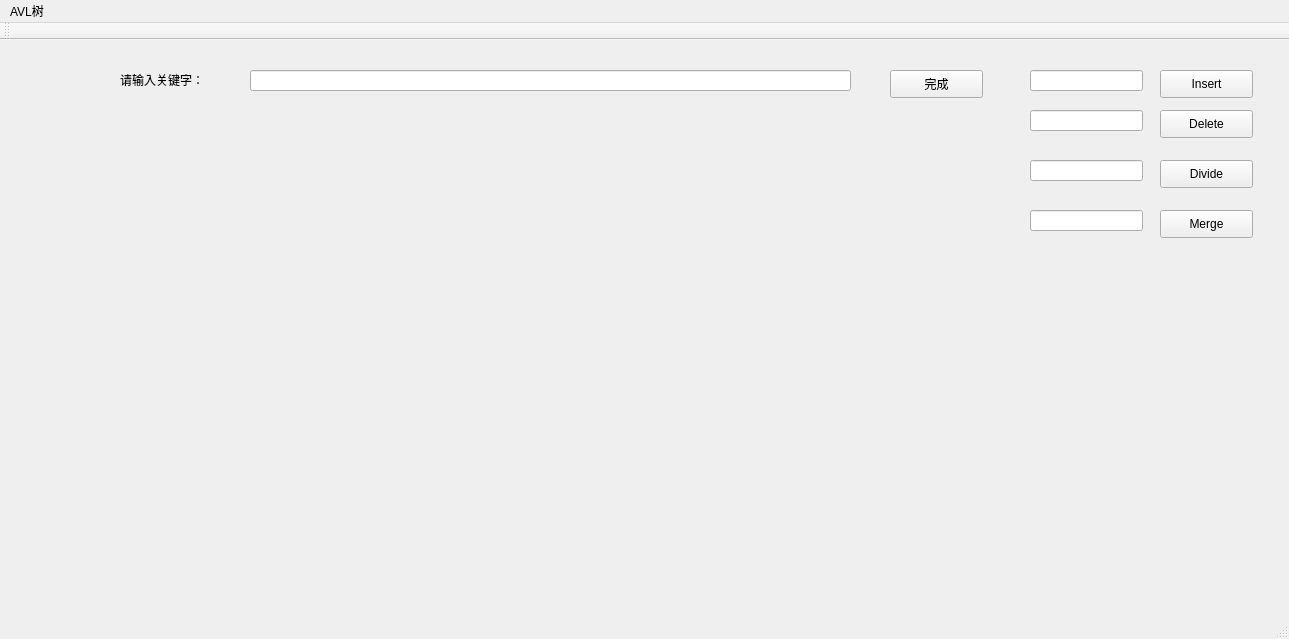
<?xml version="1.0" encoding="UTF-8"?>
<ui version="4.0">
 <class>MainWindow</class>
 <widget class="QMainWindow" name="MainWindow">
  <property name="geometry">
   <rect>
    <x>0</x>
    <y>0</y>
    <width>1289</width>
    <height>639</height>
   </rect>
  </property>
  <property name="windowTitle">
   <string>MainWindow</string>
  </property>
  <widget class="QWidget" name="centralWidget">
   <widget class="QLabel" name="radiusLabel">
    <property name="geometry">
     <rect>
      <x>120</x>
      <y>30</y>
      <width>101</width>
      <height>20</height>
     </rect>
    </property>
    <property name="text">
     <string>请输入关键字：</string>
    </property>
   </widget>
   <widget class="QLineEdit" name="radiusLineEdit">
    <property name="geometry">
     <rect>
      <x>250</x>
      <y>30</y>
      <width>601</width>
      <height>21</height>
     </rect>
    </property>
   </widget>
   <widget class="QPushButton" name="overBtn">
    <property name="geometry">
     <rect>
      <x>890</x>
      <y>30</y>
      <width>93</width>
      <height>28</height>
     </rect>
    </property>
    <property name="text">
     <string>完成</string>
    </property>
   </widget>
   <widget class="QPushButton" name="inBtn">
    <property name="geometry">
     <rect>
      <x>1160</x>
      <y>30</y>
      <width>93</width>
      <height>28</height>
     </rect>
    </property>
    <property name="text">
     <string>Insert</string>
    </property>
   </widget>
   <widget class="QPushButton" name="dePtn">
    <property name="geometry">
     <rect>
      <x>1160</x>
      <y>70</y>
      <width>93</width>
      <height>28</height>
     </rect>
    </property>
    <property name="text">
     <string>Delete</string>
    </property>
   </widget>
   <widget class="QLineEdit" name="radiuslineEdit_me">
    <property name="geometry">
     <rect>
      <x>1030</x>
      <y>170</y>
      <width>113</width>
      <height>21</height>
     </rect>
    </property>
   </widget>
   <widget class="QPushButton" name="mePtn">
    <property name="geometry">
     <rect>
      <x>1160</x>
      <y>170</y>
      <width>93</width>
      <height>28</height>
     </rect>
    </property>
    <property name="text">
     <string>Merge</string>
    </property>
   </widget>
   <widget class="QLineEdit" name="radiusLineEdit_in">
    <property name="geometry">
     <rect>
      <x>1030</x>
      <y>30</y>
      <width>113</width>
      <height>21</height>
     </rect>
    </property>
   </widget>
   <widget class="QLineEdit" name="radiusLineEdit_de">
    <property name="geometry">
     <rect>
      <x>1030</x>
      <y>70</y>
      <width>113</width>
      <height>21</height>
     </rect>
    </property>
   </widget>
   <widget class="QPushButton" name="diPtn">
    <property name="geometry">
     <rect>
      <x>1160</x>
      <y>120</y>
      <width>93</width>
      <height>28</height>
     </rect>
    </property>
    <property name="text">
     <string>Divide</string>
    </property>
   </widget>
   <widget class="QLineEdit" name="radiusLineEdit_di">
    <property name="geometry">
     <rect>
      <x>1030</x>
      <y>120</y>
      <width>113</width>
      <height>21</height>
     </rect>
    </property>
   </widget>
  </widget>
  <widget class="QMenuBar" name="menuBar">
   <property name="geometry">
    <rect>
     <x>0</x>
     <y>0</y>
     <width>1289</width>
     <height>26</height>
    </rect>
   </property>
   <widget class="QMenu" name="menuAVL">
    <property name="title">
     <string>AVL树</string>
    </property>
   </widget>
   <addaction name="menuAVL"/>
  </widget>
  <widget class="QToolBar" name="mainToolBar">
   <attribute name="toolBarArea">
    <enum>TopToolBarArea</enum>
   </attribute>
   <attribute name="toolBarBreak">
    <bool>false</bool>
   </attribute>
  </widget>
  <widget class="QStatusBar" name="statusBar"/>
 </widget>
 <layoutdefault spacing="6" margin="11"/>
 <resources/>
 <connections/>
</ui>
